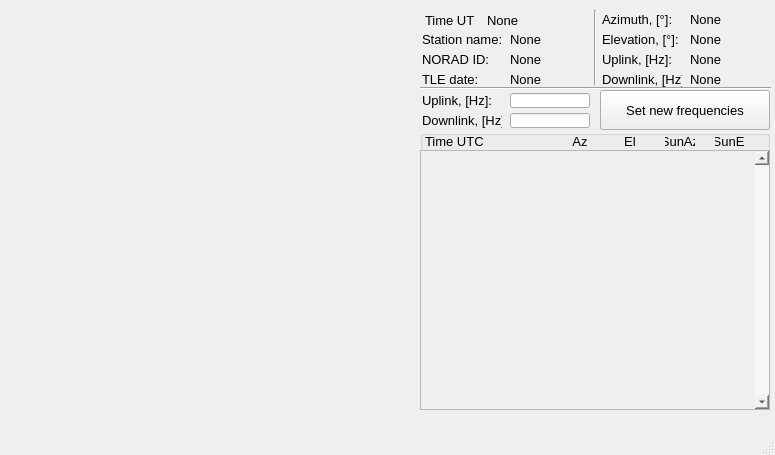
<?xml version="1.0" encoding="UTF-8"?>
<ui version="4.0">
 <class>MainWindow</class>
 <widget class="QMainWindow" name="MainWindow">
  <property name="geometry">
   <rect>
    <x>0</x>
    <y>0</y>
    <width>775</width>
    <height>455</height>
   </rect>
  </property>
  <property name="sizePolicy">
   <sizepolicy hsizetype="Preferred" vsizetype="Fixed">
    <horstretch>0</horstretch>
    <verstretch>0</verstretch>
   </sizepolicy>
  </property>
  <property name="windowTitle">
   <string>MainWindow</string>
  </property>
  <widget class="QWidget" name="centralwidget">
   <widget class="OrbisatRadar" name="radar_widget" native="true">
    <property name="geometry">
     <rect>
      <x>5</x>
      <y>5</y>
      <width>410</width>
      <height>410</height>
     </rect>
    </property>
    <property name="font">
     <font>
      <pointsize>10</pointsize>
     </font>
    </property>
   </widget>
   <widget class="QWidget" name="gridLayoutWidget">
    <property name="geometry">
     <rect>
      <x>420</x>
      <y>30</y>
      <width>172</width>
      <height>59</height>
     </rect>
    </property>
    <property name="font">
     <font>
      <pointsize>10</pointsize>
     </font>
    </property>
    <layout class="QGridLayout" name="satellite_info_layout">
     <property name="topMargin">
      <number>0</number>
     </property>
     <property name="verticalSpacing">
      <number>3</number>
     </property>
     <item row="1" column="0">
      <widget class="QLabel" name="norad_id_text_label">
       <property name="sizePolicy">
        <sizepolicy hsizetype="Fixed" vsizetype="Fixed">
         <horstretch>0</horstretch>
         <verstretch>0</verstretch>
        </sizepolicy>
       </property>
       <property name="minimumSize">
        <size>
         <width>80</width>
         <height>15</height>
        </size>
       </property>
       <property name="maximumSize">
        <size>
         <width>80</width>
         <height>15</height>
        </size>
       </property>
       <property name="font">
        <font>
         <pointsize>10</pointsize>
        </font>
       </property>
       <property name="text">
        <string>NORAD ID:</string>
       </property>
      </widget>
     </item>
     <item row="2" column="0">
      <widget class="QLabel" name="tle_date_text_label">
       <property name="sizePolicy">
        <sizepolicy hsizetype="Fixed" vsizetype="Fixed">
         <horstretch>0</horstretch>
         <verstretch>0</verstretch>
        </sizepolicy>
       </property>
       <property name="minimumSize">
        <size>
         <width>80</width>
         <height>15</height>
        </size>
       </property>
       <property name="maximumSize">
        <size>
         <width>80</width>
         <height>15</height>
        </size>
       </property>
       <property name="font">
        <font>
         <pointsize>10</pointsize>
        </font>
       </property>
       <property name="text">
        <string>TLE date:</string>
       </property>
      </widget>
     </item>
     <item row="0" column="1">
      <widget class="QLabel" name="station_name_label">
       <property name="sizePolicy">
        <sizepolicy hsizetype="Fixed" vsizetype="Fixed">
         <horstretch>0</horstretch>
         <verstretch>0</verstretch>
        </sizepolicy>
       </property>
       <property name="minimumSize">
        <size>
         <width>80</width>
         <height>15</height>
        </size>
       </property>
       <property name="maximumSize">
        <size>
         <width>80</width>
         <height>15</height>
        </size>
       </property>
       <property name="font">
        <font>
         <pointsize>10</pointsize>
        </font>
       </property>
       <property name="text">
        <string>None</string>
       </property>
      </widget>
     </item>
     <item row="0" column="0">
      <widget class="QLabel" name="station_name_text_label">
       <property name="sizePolicy">
        <sizepolicy hsizetype="Fixed" vsizetype="Fixed">
         <horstretch>0</horstretch>
         <verstretch>0</verstretch>
        </sizepolicy>
       </property>
       <property name="minimumSize">
        <size>
         <width>80</width>
         <height>15</height>
        </size>
       </property>
       <property name="maximumSize">
        <size>
         <width>80</width>
         <height>15</height>
        </size>
       </property>
       <property name="font">
        <font>
         <pointsize>10</pointsize>
        </font>
       </property>
       <property name="text">
        <string>Station name:</string>
       </property>
      </widget>
     </item>
     <item row="1" column="1">
      <widget class="QLabel" name="norad_id_label">
       <property name="sizePolicy">
        <sizepolicy hsizetype="Fixed" vsizetype="Fixed">
         <horstretch>0</horstretch>
         <verstretch>0</verstretch>
        </sizepolicy>
       </property>
       <property name="minimumSize">
        <size>
         <width>80</width>
         <height>15</height>
        </size>
       </property>
       <property name="maximumSize">
        <size>
         <width>80</width>
         <height>15</height>
        </size>
       </property>
       <property name="font">
        <font>
         <pointsize>10</pointsize>
        </font>
       </property>
       <property name="text">
        <string>None</string>
       </property>
      </widget>
     </item>
     <item row="2" column="1">
      <widget class="QLabel" name="tle_date_label">
       <property name="sizePolicy">
        <sizepolicy hsizetype="Fixed" vsizetype="Fixed">
         <horstretch>0</horstretch>
         <verstretch>0</verstretch>
        </sizepolicy>
       </property>
       <property name="minimumSize">
        <size>
         <width>80</width>
         <height>15</height>
        </size>
       </property>
       <property name="maximumSize">
        <size>
         <width>80</width>
         <height>15</height>
        </size>
       </property>
       <property name="font">
        <font>
         <pointsize>10</pointsize>
        </font>
       </property>
       <property name="text">
        <string>None</string>
       </property>
      </widget>
     </item>
    </layout>
   </widget>
   <widget class="QWidget" name="gridLayoutWidget_2">
    <property name="geometry">
     <rect>
      <x>600</x>
      <y>10</y>
      <width>172</width>
      <height>81</height>
     </rect>
    </property>
    <property name="font">
     <font>
      <pointsize>10</pointsize>
     </font>
    </property>
    <layout class="QGridLayout" name="session_params_layout">
     <property name="sizeConstraint">
      <enum>QLayout::SetMinimumSize</enum>
     </property>
     <property name="verticalSpacing">
      <number>3</number>
     </property>
     <item row="0" column="1">
      <widget class="QLabel" name="azimuth_label">
       <property name="sizePolicy">
        <sizepolicy hsizetype="Fixed" vsizetype="Fixed">
         <horstretch>0</horstretch>
         <verstretch>0</verstretch>
        </sizepolicy>
       </property>
       <property name="minimumSize">
        <size>
         <width>80</width>
         <height>15</height>
        </size>
       </property>
       <property name="maximumSize">
        <size>
         <width>80</width>
         <height>15</height>
        </size>
       </property>
       <property name="font">
        <font>
         <pointsize>10</pointsize>
        </font>
       </property>
       <property name="text">
        <string>None</string>
       </property>
      </widget>
     </item>
     <item row="1" column="1">
      <widget class="QLabel" name="eleavtion_label">
       <property name="sizePolicy">
        <sizepolicy hsizetype="Fixed" vsizetype="Fixed">
         <horstretch>0</horstretch>
         <verstretch>0</verstretch>
        </sizepolicy>
       </property>
       <property name="minimumSize">
        <size>
         <width>80</width>
         <height>15</height>
        </size>
       </property>
       <property name="maximumSize">
        <size>
         <width>80</width>
         <height>15</height>
        </size>
       </property>
       <property name="font">
        <font>
         <pointsize>10</pointsize>
        </font>
       </property>
       <property name="text">
        <string>None</string>
       </property>
      </widget>
     </item>
     <item row="3" column="0">
      <widget class="QLabel" name="downlink_text_label">
       <property name="sizePolicy">
        <sizepolicy hsizetype="Fixed" vsizetype="Fixed">
         <horstretch>0</horstretch>
         <verstretch>0</verstretch>
        </sizepolicy>
       </property>
       <property name="minimumSize">
        <size>
         <width>80</width>
         <height>15</height>
        </size>
       </property>
       <property name="maximumSize">
        <size>
         <width>80</width>
         <height>15</height>
        </size>
       </property>
       <property name="font">
        <font>
         <pointsize>10</pointsize>
        </font>
       </property>
       <property name="text">
        <string>Downlink, [Hz]:</string>
       </property>
      </widget>
     </item>
     <item row="0" column="0">
      <widget class="QLabel" name="azimuth_text_label">
       <property name="sizePolicy">
        <sizepolicy hsizetype="Fixed" vsizetype="Fixed">
         <horstretch>0</horstretch>
         <verstretch>0</verstretch>
        </sizepolicy>
       </property>
       <property name="minimumSize">
        <size>
         <width>80</width>
         <height>15</height>
        </size>
       </property>
       <property name="maximumSize">
        <size>
         <width>80</width>
         <height>15</height>
        </size>
       </property>
       <property name="font">
        <font>
         <pointsize>10</pointsize>
        </font>
       </property>
       <property name="text">
        <string>Azimuth, [°]:</string>
       </property>
      </widget>
     </item>
     <item row="3" column="1">
      <widget class="QLabel" name="downlink_label">
       <property name="sizePolicy">
        <sizepolicy hsizetype="Fixed" vsizetype="Fixed">
         <horstretch>0</horstretch>
         <verstretch>0</verstretch>
        </sizepolicy>
       </property>
       <property name="minimumSize">
        <size>
         <width>80</width>
         <height>15</height>
        </size>
       </property>
       <property name="maximumSize">
        <size>
         <width>80</width>
         <height>15</height>
        </size>
       </property>
       <property name="font">
        <font>
         <pointsize>10</pointsize>
        </font>
       </property>
       <property name="text">
        <string>None</string>
       </property>
      </widget>
     </item>
     <item row="1" column="0">
      <widget class="QLabel" name="elevation_text_label">
       <property name="sizePolicy">
        <sizepolicy hsizetype="Fixed" vsizetype="Fixed">
         <horstretch>0</horstretch>
         <verstretch>0</verstretch>
        </sizepolicy>
       </property>
       <property name="minimumSize">
        <size>
         <width>80</width>
         <height>15</height>
        </size>
       </property>
       <property name="maximumSize">
        <size>
         <width>80</width>
         <height>15</height>
        </size>
       </property>
       <property name="font">
        <font>
         <pointsize>10</pointsize>
        </font>
       </property>
       <property name="text">
        <string>Elevation, [°]:</string>
       </property>
      </widget>
     </item>
     <item row="2" column="1">
      <widget class="QLabel" name="uplink_label">
       <property name="sizePolicy">
        <sizepolicy hsizetype="Fixed" vsizetype="Fixed">
         <horstretch>0</horstretch>
         <verstretch>0</verstretch>
        </sizepolicy>
       </property>
       <property name="minimumSize">
        <size>
         <width>80</width>
         <height>15</height>
        </size>
       </property>
       <property name="maximumSize">
        <size>
         <width>80</width>
         <height>15</height>
        </size>
       </property>
       <property name="font">
        <font>
         <pointsize>10</pointsize>
        </font>
       </property>
       <property name="text">
        <string>None</string>
       </property>
      </widget>
     </item>
     <item row="2" column="0">
      <widget class="QLabel" name="uplink_text_label">
       <property name="sizePolicy">
        <sizepolicy hsizetype="Fixed" vsizetype="Fixed">
         <horstretch>0</horstretch>
         <verstretch>0</verstretch>
        </sizepolicy>
       </property>
       <property name="minimumSize">
        <size>
         <width>80</width>
         <height>15</height>
        </size>
       </property>
       <property name="maximumSize">
        <size>
         <width>80</width>
         <height>15</height>
        </size>
       </property>
       <property name="font">
        <font>
         <pointsize>10</pointsize>
        </font>
       </property>
       <property name="text">
        <string>Uplink, [Hz]:</string>
       </property>
      </widget>
     </item>
    </layout>
   </widget>
   <widget class="QWidget" name="gridLayoutWidget_3">
    <property name="geometry">
     <rect>
      <x>420</x>
      <y>90</y>
      <width>172</width>
      <height>41</height>
     </rect>
    </property>
    <property name="font">
     <font>
      <pointsize>10</pointsize>
     </font>
    </property>
    <layout class="QGridLayout" name="set_freqs_layout">
     <property name="verticalSpacing">
      <number>2</number>
     </property>
     <item row="0" column="0">
      <widget class="QLabel" name="set_uplink_text_label">
       <property name="sizePolicy">
        <sizepolicy hsizetype="Fixed" vsizetype="Fixed">
         <horstretch>0</horstretch>
         <verstretch>0</verstretch>
        </sizepolicy>
       </property>
       <property name="minimumSize">
        <size>
         <width>80</width>
         <height>15</height>
        </size>
       </property>
       <property name="maximumSize">
        <size>
         <width>80</width>
         <height>15</height>
        </size>
       </property>
       <property name="font">
        <font>
         <pointsize>10</pointsize>
        </font>
       </property>
       <property name="text">
        <string>Uplink, [Hz]:</string>
       </property>
      </widget>
     </item>
     <item row="1" column="0">
      <widget class="QLabel" name="set_downlink_text_label">
       <property name="sizePolicy">
        <sizepolicy hsizetype="Fixed" vsizetype="Fixed">
         <horstretch>0</horstretch>
         <verstretch>0</verstretch>
        </sizepolicy>
       </property>
       <property name="minimumSize">
        <size>
         <width>80</width>
         <height>15</height>
        </size>
       </property>
       <property name="maximumSize">
        <size>
         <width>80</width>
         <height>15</height>
        </size>
       </property>
       <property name="font">
        <font>
         <pointsize>10</pointsize>
        </font>
       </property>
       <property name="text">
        <string>Downlink, [Hz]:</string>
       </property>
      </widget>
     </item>
     <item row="0" column="1">
      <widget class="QLineEdit" name="set_uplink_lineedit">
       <property name="sizePolicy">
        <sizepolicy hsizetype="Fixed" vsizetype="Fixed">
         <horstretch>0</horstretch>
         <verstretch>0</verstretch>
        </sizepolicy>
       </property>
       <property name="minimumSize">
        <size>
         <width>80</width>
         <height>15</height>
        </size>
       </property>
       <property name="maximumSize">
        <size>
         <width>80</width>
         <height>15</height>
        </size>
       </property>
       <property name="font">
        <font>
         <pointsize>10</pointsize>
        </font>
       </property>
      </widget>
     </item>
     <item row="1" column="1">
      <widget class="QLineEdit" name="set_downlink_lineedit">
       <property name="sizePolicy">
        <sizepolicy hsizetype="Fixed" vsizetype="Fixed">
         <horstretch>0</horstretch>
         <verstretch>0</verstretch>
        </sizepolicy>
       </property>
       <property name="minimumSize">
        <size>
         <width>80</width>
         <height>15</height>
        </size>
       </property>
       <property name="maximumSize">
        <size>
         <width>80</width>
         <height>15</height>
        </size>
       </property>
       <property name="font">
        <font>
         <pointsize>10</pointsize>
        </font>
       </property>
      </widget>
     </item>
    </layout>
   </widget>
   <widget class="QWidget" name="horizontalLayoutWidget_2">
    <property name="geometry">
     <rect>
      <x>420</x>
      <y>10</y>
      <width>178</width>
      <height>21</height>
     </rect>
    </property>
    <property name="font">
     <font>
      <pointsize>10</pointsize>
     </font>
    </property>
    <layout class="QHBoxLayout" name="time_layout">
     <item>
      <widget class="QLabel" name="time_text_label">
       <property name="sizePolicy">
        <sizepolicy hsizetype="Fixed" vsizetype="Fixed">
         <horstretch>0</horstretch>
         <verstretch>0</verstretch>
        </sizepolicy>
       </property>
       <property name="minimumSize">
        <size>
         <width>50</width>
         <height>15</height>
        </size>
       </property>
       <property name="maximumSize">
        <size>
         <width>50</width>
         <height>15</height>
        </size>
       </property>
       <property name="font">
        <font>
         <pointsize>10</pointsize>
        </font>
       </property>
       <property name="text">
        <string>Time UTC:</string>
       </property>
      </widget>
     </item>
     <item>
      <spacer name="horizontalSpacer_5">
       <property name="font">
        <font>
         <pointsize>10</pointsize>
        </font>
       </property>
       <property name="orientation">
        <enum>Qt::Horizontal</enum>
       </property>
       <property name="sizeType">
        <enum>QSizePolicy::Minimum</enum>
       </property>
       <property name="sizeHint" stdset="0">
        <size>
         <width>1</width>
         <height>15</height>
        </size>
       </property>
      </spacer>
     </item>
     <item>
      <widget class="QLabel" name="time_label">
       <property name="sizePolicy">
        <sizepolicy hsizetype="Fixed" vsizetype="Fixed">
         <horstretch>0</horstretch>
         <verstretch>0</verstretch>
        </sizepolicy>
       </property>
       <property name="minimumSize">
        <size>
         <width>105</width>
         <height>15</height>
        </size>
       </property>
       <property name="maximumSize">
        <size>
         <width>105</width>
         <height>15</height>
        </size>
       </property>
       <property name="font">
        <font>
         <pointsize>10</pointsize>
        </font>
       </property>
       <property name="text">
        <string>None</string>
       </property>
      </widget>
     </item>
    </layout>
   </widget>
   <widget class="Line" name="line_3">
    <property name="geometry">
     <rect>
      <x>420</x>
      <y>80</y>
      <width>351</width>
      <height>16</height>
     </rect>
    </property>
    <property name="font">
     <font>
      <pointsize>10</pointsize>
     </font>
    </property>
    <property name="orientation">
     <enum>Qt::Horizontal</enum>
    </property>
   </widget>
   <widget class="QPushButton" name="set_new_freqs_button">
    <property name="geometry">
     <rect>
      <x>600</x>
      <y>90</y>
      <width>170</width>
      <height>40</height>
     </rect>
    </property>
    <property name="sizePolicy">
     <sizepolicy hsizetype="Fixed" vsizetype="Fixed">
      <horstretch>0</horstretch>
      <verstretch>0</verstretch>
     </sizepolicy>
    </property>
    <property name="minimumSize">
     <size>
      <width>170</width>
      <height>40</height>
     </size>
    </property>
    <property name="maximumSize">
     <size>
      <width>170</width>
      <height>40</height>
     </size>
    </property>
    <property name="font">
     <font>
      <pointsize>10</pointsize>
     </font>
    </property>
    <property name="text">
     <string>Set new frequencies</string>
    </property>
   </widget>
   <widget class="Line" name="line_5">
    <property name="geometry">
     <rect>
      <x>585</x>
      <y>10</y>
      <width>20</width>
      <height>75</height>
     </rect>
    </property>
    <property name="minimumSize">
     <size>
      <width>0</width>
      <height>75</height>
     </size>
    </property>
    <property name="maximumSize">
     <size>
      <width>16777215</width>
      <height>75</height>
     </size>
    </property>
    <property name="font">
     <font>
      <pointsize>10</pointsize>
     </font>
    </property>
    <property name="orientation">
     <enum>Qt::Vertical</enum>
    </property>
   </widget>
   <widget class="QGroupBox" name="groupBox">
    <property name="geometry">
     <rect>
      <x>420</x>
      <y>130</y>
      <width>350</width>
      <height>280</height>
     </rect>
    </property>
    <property name="sizePolicy">
     <sizepolicy hsizetype="Fixed" vsizetype="Fixed">
      <horstretch>0</horstretch>
      <verstretch>0</verstretch>
     </sizepolicy>
    </property>
    <property name="minimumSize">
     <size>
      <width>350</width>
      <height>280</height>
     </size>
    </property>
    <property name="maximumSize">
     <size>
      <width>350</width>
      <height>280</height>
     </size>
    </property>
    <property name="font">
     <font>
      <pointsize>10</pointsize>
     </font>
    </property>
    <property name="contextMenuPolicy">
     <enum>Qt::NoContextMenu</enum>
    </property>
    <property name="autoFillBackground">
     <bool>false</bool>
    </property>
    <property name="styleSheet">
     <string notr="true">border-color: rgb(0, 0, 0);</string>
    </property>
    <property name="title">
     <string/>
    </property>
    <property name="flat">
     <bool>false</bool>
    </property>
    <property name="checkable">
     <bool>false</bool>
    </property>
    <widget class="QScrollArea" name="sessions_scroll_area">
     <property name="geometry">
      <rect>
       <x>0</x>
       <y>20</y>
       <width>350</width>
       <height>260</height>
      </rect>
     </property>
     <property name="sizePolicy">
      <sizepolicy hsizetype="Fixed" vsizetype="Fixed">
       <horstretch>0</horstretch>
       <verstretch>0</verstretch>
      </sizepolicy>
     </property>
     <property name="minimumSize">
      <size>
       <width>350</width>
       <height>260</height>
      </size>
     </property>
     <property name="maximumSize">
      <size>
       <width>350</width>
       <height>260</height>
      </size>
     </property>
     <property name="font">
      <font>
       <pointsize>10</pointsize>
      </font>
     </property>
     <property name="verticalScrollBarPolicy">
      <enum>Qt::ScrollBarAlwaysOn</enum>
     </property>
     <property name="horizontalScrollBarPolicy">
      <enum>Qt::ScrollBarAlwaysOff</enum>
     </property>
     <property name="widgetResizable">
      <bool>true</bool>
     </property>
     <property name="alignment">
      <set>Qt::AlignLeading|Qt::AlignLeft|Qt::AlignTop</set>
     </property>
     <widget class="QWidget" name="scrollAreaWidgetContents_2">
      <property name="geometry">
       <rect>
        <x>0</x>
        <y>0</y>
        <width>332</width>
        <height>258</height>
       </rect>
      </property>
     </widget>
    </widget>
    <widget class="QWidget" name="horizontalLayoutWidget">
     <property name="geometry">
      <rect>
       <x>0</x>
       <y>0</y>
       <width>352</width>
       <height>22</height>
      </rect>
     </property>
     <property name="font">
      <font>
       <pointsize>10</pointsize>
      </font>
     </property>
     <layout class="QHBoxLayout" name="sessions_info_layout">
      <property name="spacing">
       <number>0</number>
      </property>
      <item>
       <spacer name="horizontalSpacer_7">
        <property name="font">
         <font>
          <pointsize>10</pointsize>
         </font>
        </property>
        <property name="orientation">
         <enum>Qt::Horizontal</enum>
        </property>
        <property name="sizeType">
         <enum>QSizePolicy::Fixed</enum>
        </property>
        <property name="sizeHint" stdset="0">
         <size>
          <width>5</width>
          <height>20</height>
         </size>
        </property>
       </spacer>
      </item>
      <item>
       <widget class="QLabel" name="session_time_text_label">
        <property name="sizePolicy">
         <sizepolicy hsizetype="Fixed" vsizetype="Fixed">
          <horstretch>0</horstretch>
          <verstretch>0</verstretch>
         </sizepolicy>
        </property>
        <property name="minimumSize">
         <size>
          <width>110</width>
          <height>20</height>
         </size>
        </property>
        <property name="maximumSize">
         <size>
          <width>110</width>
          <height>20</height>
         </size>
        </property>
        <property name="font">
         <font>
          <pointsize>10</pointsize>
          <weight>50</weight>
          <bold>false</bold>
         </font>
        </property>
        <property name="text">
         <string>Time UTC</string>
        </property>
       </widget>
      </item>
      <item>
       <spacer name="horizontalSpacer">
        <property name="font">
         <font>
          <pointsize>10</pointsize>
         </font>
        </property>
        <property name="orientation">
         <enum>Qt::Horizontal</enum>
        </property>
        <property name="sizeType">
         <enum>QSizePolicy::Fixed</enum>
        </property>
        <property name="sizeHint" stdset="0">
         <size>
          <width>30</width>
          <height>20</height>
         </size>
        </property>
       </spacer>
      </item>
      <item>
       <widget class="QLabel" name="azimuth_session_text_label">
        <property name="sizePolicy">
         <sizepolicy hsizetype="Fixed" vsizetype="Fixed">
          <horstretch>0</horstretch>
          <verstretch>0</verstretch>
         </sizepolicy>
        </property>
        <property name="minimumSize">
         <size>
          <width>30</width>
          <height>20</height>
         </size>
        </property>
        <property name="maximumSize">
         <size>
          <width>30</width>
          <height>20</height>
         </size>
        </property>
        <property name="font">
         <font>
          <pointsize>10</pointsize>
          <weight>50</weight>
          <bold>false</bold>
         </font>
        </property>
        <property name="text">
         <string>Az</string>
        </property>
        <property name="alignment">
         <set>Qt::AlignCenter</set>
        </property>
       </widget>
      </item>
      <item>
       <spacer name="horizontalSpacer_4">
        <property name="font">
         <font>
          <pointsize>10</pointsize>
         </font>
        </property>
        <property name="orientation">
         <enum>Qt::Horizontal</enum>
        </property>
        <property name="sizeType">
         <enum>QSizePolicy::Fixed</enum>
        </property>
        <property name="sizeHint" stdset="0">
         <size>
          <width>20</width>
          <height>20</height>
         </size>
        </property>
       </spacer>
      </item>
      <item>
       <widget class="QLabel" name="elevation_session_text_label">
        <property name="sizePolicy">
         <sizepolicy hsizetype="Fixed" vsizetype="Fixed">
          <horstretch>0</horstretch>
          <verstretch>0</verstretch>
         </sizepolicy>
        </property>
        <property name="minimumSize">
         <size>
          <width>30</width>
          <height>20</height>
         </size>
        </property>
        <property name="maximumSize">
         <size>
          <width>30</width>
          <height>20</height>
         </size>
        </property>
        <property name="font">
         <font>
          <pointsize>10</pointsize>
          <weight>50</weight>
          <bold>false</bold>
         </font>
        </property>
        <property name="text">
         <string>El</string>
        </property>
        <property name="alignment">
         <set>Qt::AlignCenter</set>
        </property>
       </widget>
      </item>
      <item>
       <spacer name="horizontalSpacer_2">
        <property name="font">
         <font>
          <pointsize>10</pointsize>
         </font>
        </property>
        <property name="orientation">
         <enum>Qt::Horizontal</enum>
        </property>
        <property name="sizeType">
         <enum>QSizePolicy::Fixed</enum>
        </property>
        <property name="sizeHint" stdset="0">
         <size>
          <width>20</width>
          <height>20</height>
         </size>
        </property>
       </spacer>
      </item>
      <item>
       <widget class="QLabel" name="sun_azimuth_text_label">
        <property name="sizePolicy">
         <sizepolicy hsizetype="Fixed" vsizetype="Fixed">
          <horstretch>0</horstretch>
          <verstretch>0</verstretch>
         </sizepolicy>
        </property>
        <property name="minimumSize">
         <size>
          <width>30</width>
          <height>20</height>
         </size>
        </property>
        <property name="maximumSize">
         <size>
          <width>30</width>
          <height>20</height>
         </size>
        </property>
        <property name="font">
         <font>
          <pointsize>10</pointsize>
          <weight>50</weight>
          <bold>false</bold>
         </font>
        </property>
        <property name="text">
         <string>SunAz</string>
        </property>
        <property name="alignment">
         <set>Qt::AlignCenter</set>
        </property>
       </widget>
      </item>
      <item>
       <spacer name="horizontalSpacer_3">
        <property name="font">
         <font>
          <pointsize>10</pointsize>
         </font>
        </property>
        <property name="orientation">
         <enum>Qt::Horizontal</enum>
        </property>
        <property name="sizeType">
         <enum>QSizePolicy::Fixed</enum>
        </property>
        <property name="sizeHint" stdset="0">
         <size>
          <width>20</width>
          <height>20</height>
         </size>
        </property>
       </spacer>
      </item>
      <item>
       <widget class="QLabel" name="sun_elevation_text_label">
        <property name="sizePolicy">
         <sizepolicy hsizetype="Fixed" vsizetype="Fixed">
          <horstretch>0</horstretch>
          <verstretch>0</verstretch>
         </sizepolicy>
        </property>
        <property name="minimumSize">
         <size>
          <width>30</width>
          <height>20</height>
         </size>
        </property>
        <property name="maximumSize">
         <size>
          <width>30</width>
          <height>20</height>
         </size>
        </property>
        <property name="font">
         <font>
          <pointsize>10</pointsize>
          <weight>50</weight>
          <bold>false</bold>
         </font>
        </property>
        <property name="text">
         <string>SunEl</string>
        </property>
        <property name="alignment">
         <set>Qt::AlignCenter</set>
        </property>
       </widget>
      </item>
      <item>
       <spacer name="horizontalSpacer_6">
        <property name="font">
         <font>
          <pointsize>10</pointsize>
         </font>
        </property>
        <property name="orientation">
         <enum>Qt::Horizontal</enum>
        </property>
        <property name="sizeType">
         <enum>QSizePolicy::Fixed</enum>
        </property>
        <property name="sizeHint" stdset="0">
         <size>
          <width>25</width>
          <height>20</height>
         </size>
        </property>
       </spacer>
      </item>
     </layout>
    </widget>
   </widget>
   <zorder>groupBox</zorder>
   <zorder>radar_widget</zorder>
   <zorder>gridLayoutWidget</zorder>
   <zorder>gridLayoutWidget_2</zorder>
   <zorder>gridLayoutWidget_3</zorder>
   <zorder>horizontalLayoutWidget_2</zorder>
   <zorder>line_3</zorder>
   <zorder>set_new_freqs_button</zorder>
   <zorder>line_5</zorder>
  </widget>
  <widget class="QMenuBar" name="menubar">
   <property name="geometry">
    <rect>
     <x>0</x>
     <y>0</y>
     <width>775</width>
     <height>37</height>
    </rect>
   </property>
  </widget>
  <widget class="QStatusBar" name="statusbar"/>
 </widget>
 <customwidgets>
  <customwidget>
   <class>OrbisatRadar</class>
   <extends>QWidget</extends>
   <header>orbisat/orbisat_gui/widgets/radar</header>
   <container>1</container>
  </customwidget>
 </customwidgets>
 <resources/>
 <connections/>
</ui>
